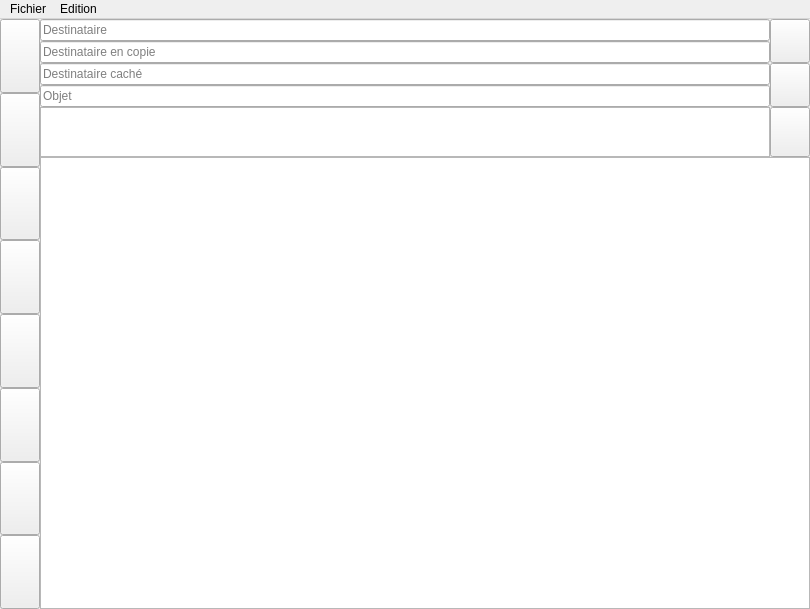
<?xml version="1.0" encoding="UTF-8"?>
<ui version="4.0">
 <class>WriteMail</class>
 <widget class="QMainWindow" name="WriteMail">
  <property name="geometry">
   <rect>
    <x>0</x>
    <y>0</y>
    <width>810</width>
    <height>609</height>
   </rect>
  </property>
  <property name="windowTitle">
   <string>MainWindow</string>
  </property>
  <widget class="QWidget" name="centralwidget">
   <layout class="QHBoxLayout" name="horizontalLayout_4">
    <property name="spacing">
     <number>0</number>
    </property>
    <property name="leftMargin">
     <number>0</number>
    </property>
    <property name="topMargin">
     <number>0</number>
    </property>
    <property name="rightMargin">
     <number>0</number>
    </property>
    <property name="bottomMargin">
     <number>0</number>
    </property>
    <item>
     <layout class="QHBoxLayout" name="horizontalLayout_3">
      <property name="spacing">
       <number>0</number>
      </property>
      <item>
       <layout class="QVBoxLayout" name="verticalLayout_3">
        <property name="spacing">
         <number>0</number>
        </property>
        <item>
         <widget class="QPushButton" name="closeButton">
          <property name="sizePolicy">
           <sizepolicy hsizetype="Maximum" vsizetype="Expanding">
            <horstretch>0</horstretch>
            <verstretch>0</verstretch>
           </sizepolicy>
          </property>
          <property name="maximumSize">
           <size>
            <width>50</width>
            <height>16777215</height>
           </size>
          </property>
          <property name="text">
           <string/>
          </property>
          <property name="icon">
           <iconset resource="../icons.qrc">
            <normaloff>:/icon/res/browser-close-2.png</normaloff>:/icon/res/browser-close-2.png</iconset>
          </property>
          <property name="iconSize">
           <size>
            <width>40</width>
            <height>40</height>
           </size>
          </property>
          <property name="shortcut">
           <string>Ctrl+Q</string>
          </property>
         </widget>
        </item>
        <item>
         <widget class="QPushButton" name="saveButton">
          <property name="sizePolicy">
           <sizepolicy hsizetype="Maximum" vsizetype="Expanding">
            <horstretch>0</horstretch>
            <verstretch>0</verstretch>
           </sizepolicy>
          </property>
          <property name="maximumSize">
           <size>
            <width>50</width>
            <height>16777215</height>
           </size>
          </property>
          <property name="palette">
           <palette>
            <active>
             <colorrole role="Text">
              <brush brushstyle="SolidPattern">
               <color alpha="255">
                <red>220</red>
                <green>224</green>
                <blue>227</blue>
               </color>
              </brush>
             </colorrole>
             <colorrole role="ButtonText">
              <brush brushstyle="SolidPattern">
               <color alpha="255">
                <red>220</red>
                <green>224</green>
                <blue>227</blue>
               </color>
              </brush>
             </colorrole>
            </active>
            <inactive>
             <colorrole role="Text">
              <brush brushstyle="SolidPattern">
               <color alpha="255">
                <red>220</red>
                <green>224</green>
                <blue>227</blue>
               </color>
              </brush>
             </colorrole>
             <colorrole role="ButtonText">
              <brush brushstyle="SolidPattern">
               <color alpha="255">
                <red>220</red>
                <green>224</green>
                <blue>227</blue>
               </color>
              </brush>
             </colorrole>
            </inactive>
            <disabled>
             <colorrole role="Text">
              <brush brushstyle="SolidPattern">
               <color alpha="255">
                <red>159</red>
                <green>158</green>
                <blue>158</blue>
               </color>
              </brush>
             </colorrole>
             <colorrole role="ButtonText">
              <brush brushstyle="SolidPattern">
               <color alpha="255">
                <red>159</red>
                <green>158</green>
                <blue>158</blue>
               </color>
              </brush>
             </colorrole>
            </disabled>
           </palette>
          </property>
          <property name="toolTip">
           <string>&lt;html&gt;&lt;head/&gt;&lt;body&gt;&lt;p&gt;Sauvegarder une copie du courrier&lt;/p&gt;&lt;/body&gt;&lt;/html&gt;</string>
          </property>
          <property name="text">
           <string/>
          </property>
          <property name="icon">
           <iconset resource="../icons.qrc">
            <normaloff>:/icon/res/stiffy.png</normaloff>:/icon/res/stiffy.png</iconset>
          </property>
          <property name="iconSize">
           <size>
            <width>40</width>
            <height>40</height>
           </size>
          </property>
          <property name="shortcut">
           <string>Ctrl+S</string>
          </property>
         </widget>
        </item>
        <item>
         <widget class="QPushButton" name="sendButton">
          <property name="sizePolicy">
           <sizepolicy hsizetype="Maximum" vsizetype="Expanding">
            <horstretch>0</horstretch>
            <verstretch>0</verstretch>
           </sizepolicy>
          </property>
          <property name="maximumSize">
           <size>
            <width>50</width>
            <height>16777215</height>
           </size>
          </property>
          <property name="palette">
           <palette>
            <active>
             <colorrole role="Text">
              <brush brushstyle="SolidPattern">
               <color alpha="255">
                <red>220</red>
                <green>224</green>
                <blue>227</blue>
               </color>
              </brush>
             </colorrole>
             <colorrole role="ButtonText">
              <brush brushstyle="SolidPattern">
               <color alpha="255">
                <red>220</red>
                <green>224</green>
                <blue>227</blue>
               </color>
              </brush>
             </colorrole>
            </active>
            <inactive>
             <colorrole role="Text">
              <brush brushstyle="SolidPattern">
               <color alpha="255">
                <red>220</red>
                <green>224</green>
                <blue>227</blue>
               </color>
              </brush>
             </colorrole>
             <colorrole role="ButtonText">
              <brush brushstyle="SolidPattern">
               <color alpha="255">
                <red>220</red>
                <green>224</green>
                <blue>227</blue>
               </color>
              </brush>
             </colorrole>
            </inactive>
            <disabled>
             <colorrole role="Text">
              <brush brushstyle="SolidPattern">
               <color alpha="255">
                <red>159</red>
                <green>158</green>
                <blue>158</blue>
               </color>
              </brush>
             </colorrole>
             <colorrole role="ButtonText">
              <brush brushstyle="SolidPattern">
               <color alpha="255">
                <red>159</red>
                <green>158</green>
                <blue>158</blue>
               </color>
              </brush>
             </colorrole>
            </disabled>
           </palette>
          </property>
          <property name="toolTip">
           <string>&lt;html&gt;&lt;head/&gt;&lt;body&gt;&lt;p&gt;Envoyer le courrier aux destinataires&lt;/p&gt;&lt;/body&gt;&lt;/html&gt;</string>
          </property>
          <property name="text">
           <string/>
          </property>
          <property name="icon">
           <iconset resource="../icons.qrc">
            <normaloff>:/icon/res/send.png</normaloff>:/icon/res/send.png</iconset>
          </property>
          <property name="iconSize">
           <size>
            <width>40</width>
            <height>40</height>
           </size>
          </property>
          <property name="shortcut">
           <string>Ctrl+Shift+S</string>
          </property>
         </widget>
        </item>
        <item>
         <widget class="QPushButton" name="replyButton">
          <property name="sizePolicy">
           <sizepolicy hsizetype="Maximum" vsizetype="Expanding">
            <horstretch>0</horstretch>
            <verstretch>0</verstretch>
           </sizepolicy>
          </property>
          <property name="maximumSize">
           <size>
            <width>50</width>
            <height>16777215</height>
           </size>
          </property>
          <property name="toolTip">
           <string>&lt;html&gt;&lt;head/&gt;&lt;body&gt;&lt;p&gt;Répondre à l'expéditeur du courrier&lt;/p&gt;&lt;/body&gt;&lt;/html&gt;</string>
          </property>
          <property name="text">
           <string/>
          </property>
          <property name="icon">
           <iconset resource="../icons.qrc">
            <normaloff>:/icon/res/reply.png</normaloff>:/icon/res/reply.png</iconset>
          </property>
          <property name="iconSize">
           <size>
            <width>40</width>
            <height>40</height>
           </size>
          </property>
          <property name="shortcut">
           <string>Ctrl+R</string>
          </property>
         </widget>
        </item>
        <item>
         <widget class="QPushButton" name="replyAllButton">
          <property name="sizePolicy">
           <sizepolicy hsizetype="Maximum" vsizetype="Expanding">
            <horstretch>0</horstretch>
            <verstretch>0</verstretch>
           </sizepolicy>
          </property>
          <property name="maximumSize">
           <size>
            <width>50</width>
            <height>16777215</height>
           </size>
          </property>
          <property name="toolTip">
           <string>&lt;html&gt;&lt;head/&gt;&lt;body&gt;&lt;p&gt;Répondre à l'expéditeur ainsi qu'à tous les destinataires en copie du courrier&lt;/p&gt;&lt;/body&gt;&lt;/html&gt;</string>
          </property>
          <property name="text">
           <string/>
          </property>
          <property name="icon">
           <iconset resource="../icons.qrc">
            <normaloff>:/icon/res/reply-all.png</normaloff>:/icon/res/reply-all.png</iconset>
          </property>
          <property name="iconSize">
           <size>
            <width>40</width>
            <height>40</height>
           </size>
          </property>
          <property name="shortcut">
           <string>Ctrl+Shift+R</string>
          </property>
         </widget>
        </item>
        <item>
         <widget class="QPushButton" name="transferButton">
          <property name="sizePolicy">
           <sizepolicy hsizetype="Maximum" vsizetype="Expanding">
            <horstretch>0</horstretch>
            <verstretch>0</verstretch>
           </sizepolicy>
          </property>
          <property name="maximumSize">
           <size>
            <width>50</width>
            <height>16777215</height>
           </size>
          </property>
          <property name="toolTip">
           <string>&lt;html&gt;&lt;head/&gt;&lt;body&gt;&lt;p&gt;Transmettre le courrier à quelqu'un d'autre que l'expéditeur&lt;/p&gt;&lt;/body&gt;&lt;/html&gt;</string>
          </property>
          <property name="text">
           <string/>
          </property>
          <property name="icon">
           <iconset resource="../icons.qrc">
            <normaloff>:/icon/res/transfer.png</normaloff>:/icon/res/transfer.png</iconset>
          </property>
          <property name="iconSize">
           <size>
            <width>40</width>
            <height>40</height>
           </size>
          </property>
          <property name="shortcut">
           <string>Ctrl+T</string>
          </property>
         </widget>
        </item>
        <item>
         <widget class="QPushButton" name="cancelButton">
          <property name="sizePolicy">
           <sizepolicy hsizetype="Maximum" vsizetype="Expanding">
            <horstretch>0</horstretch>
            <verstretch>0</verstretch>
           </sizepolicy>
          </property>
          <property name="maximumSize">
           <size>
            <width>50</width>
            <height>16777215</height>
           </size>
          </property>
          <property name="palette">
           <palette>
            <active>
             <colorrole role="Text">
              <brush brushstyle="SolidPattern">
               <color alpha="255">
                <red>220</red>
                <green>224</green>
                <blue>227</blue>
               </color>
              </brush>
             </colorrole>
             <colorrole role="ButtonText">
              <brush brushstyle="SolidPattern">
               <color alpha="255">
                <red>220</red>
                <green>224</green>
                <blue>227</blue>
               </color>
              </brush>
             </colorrole>
            </active>
            <inactive>
             <colorrole role="Text">
              <brush brushstyle="SolidPattern">
               <color alpha="255">
                <red>220</red>
                <green>224</green>
                <blue>227</blue>
               </color>
              </brush>
             </colorrole>
             <colorrole role="ButtonText">
              <brush brushstyle="SolidPattern">
               <color alpha="255">
                <red>220</red>
                <green>224</green>
                <blue>227</blue>
               </color>
              </brush>
             </colorrole>
            </inactive>
            <disabled>
             <colorrole role="Text">
              <brush brushstyle="SolidPattern">
               <color alpha="255">
                <red>159</red>
                <green>158</green>
                <blue>158</blue>
               </color>
              </brush>
             </colorrole>
             <colorrole role="ButtonText">
              <brush brushstyle="SolidPattern">
               <color alpha="255">
                <red>159</red>
                <green>158</green>
                <blue>158</blue>
               </color>
              </brush>
             </colorrole>
            </disabled>
           </palette>
          </property>
          <property name="toolTip">
           <string>&lt;html&gt;&lt;head/&gt;&lt;body&gt;&lt;p&gt;Annuler les modifications et revenir à la boite&lt;/p&gt;&lt;/body&gt;&lt;/html&gt;</string>
          </property>
          <property name="text">
           <string/>
          </property>
          <property name="icon">
           <iconset resource="../icons.qrc">
            <normaloff>:/icon/res/delete.png</normaloff>:/icon/res/delete.png</iconset>
          </property>
          <property name="iconSize">
           <size>
            <width>40</width>
            <height>40</height>
           </size>
          </property>
          <property name="shortcut">
           <string>Esc</string>
          </property>
         </widget>
        </item>
        <item>
         <widget class="QPushButton" name="deleteButton">
          <property name="sizePolicy">
           <sizepolicy hsizetype="Maximum" vsizetype="Expanding">
            <horstretch>0</horstretch>
            <verstretch>0</verstretch>
           </sizepolicy>
          </property>
          <property name="maximumSize">
           <size>
            <width>50</width>
            <height>16777215</height>
           </size>
          </property>
          <property name="toolTip">
           <string>&lt;html&gt;&lt;head/&gt;&lt;body&gt;&lt;p&gt;Supprimer le courrier&lt;/p&gt;&lt;/body&gt;&lt;/html&gt;</string>
          </property>
          <property name="text">
           <string/>
          </property>
          <property name="icon">
           <iconset resource="../icons.qrc">
            <normaloff>:/icon/res/bin-3.png</normaloff>:/icon/res/bin-3.png</iconset>
          </property>
          <property name="iconSize">
           <size>
            <width>40</width>
            <height>40</height>
           </size>
          </property>
          <property name="shortcut">
           <string>Ctrl+D</string>
          </property>
         </widget>
        </item>
       </layout>
      </item>
      <item>
       <layout class="QVBoxLayout" name="verticalLayout_5">
        <property name="spacing">
         <number>0</number>
        </property>
        <item>
         <layout class="QVBoxLayout" name="verticalLayout_4">
          <property name="spacing">
           <number>0</number>
          </property>
          <item>
           <layout class="QHBoxLayout" name="horizontalLayout">
            <property name="spacing">
             <number>0</number>
            </property>
            <item>
             <layout class="QVBoxLayout" name="verticalLayout">
              <property name="spacing">
               <number>0</number>
              </property>
              <item>
               <widget class="QLineEdit" name="to">
                <property name="sizePolicy">
                 <sizepolicy hsizetype="Expanding" vsizetype="Maximum">
                  <horstretch>0</horstretch>
                  <verstretch>0</verstretch>
                 </sizepolicy>
                </property>
                <property name="maximumSize">
                 <size>
                  <width>16777215</width>
                  <height>25</height>
                 </size>
                </property>
                <property name="placeholderText">
                 <string>Destinataire</string>
                </property>
               </widget>
              </item>
              <item>
               <widget class="QLineEdit" name="cc">
                <property name="sizePolicy">
                 <sizepolicy hsizetype="Expanding" vsizetype="Maximum">
                  <horstretch>0</horstretch>
                  <verstretch>0</verstretch>
                 </sizepolicy>
                </property>
                <property name="maximumSize">
                 <size>
                  <width>16777215</width>
                  <height>25</height>
                 </size>
                </property>
                <property name="placeholderText">
                 <string>Destinataire en copie</string>
                </property>
               </widget>
              </item>
              <item>
               <widget class="QLineEdit" name="bcc">
                <property name="sizePolicy">
                 <sizepolicy hsizetype="Expanding" vsizetype="Maximum">
                  <horstretch>0</horstretch>
                  <verstretch>0</verstretch>
                 </sizepolicy>
                </property>
                <property name="maximumSize">
                 <size>
                  <width>16777215</width>
                  <height>25</height>
                 </size>
                </property>
                <property name="placeholderText">
                 <string>Destinataire caché</string>
                </property>
               </widget>
              </item>
              <item>
               <widget class="QLineEdit" name="title">
                <property name="sizePolicy">
                 <sizepolicy hsizetype="Expanding" vsizetype="Maximum">
                  <horstretch>0</horstretch>
                  <verstretch>0</verstretch>
                 </sizepolicy>
                </property>
                <property name="maximumSize">
                 <size>
                  <width>16777215</width>
                  <height>25</height>
                 </size>
                </property>
                <property name="placeholderText">
                 <string>Objet</string>
                </property>
               </widget>
              </item>
             </layout>
            </item>
            <item>
             <layout class="QVBoxLayout" name="verticalLayout_2">
              <property name="spacing">
               <number>0</number>
              </property>
              <item>
               <widget class="QPushButton" name="addressBookButton">
                <property name="sizePolicy">
                 <sizepolicy hsizetype="Maximum" vsizetype="Maximum">
                  <horstretch>0</horstretch>
                  <verstretch>0</verstretch>
                 </sizepolicy>
                </property>
                <property name="maximumSize">
                 <size>
                  <width>50</width>
                  <height>50</height>
                 </size>
                </property>
                <property name="toolTip">
                 <string>&lt;html&gt;&lt;head/&gt;&lt;body&gt;&lt;p&gt;Ouvre le carnet d'adresses&lt;/p&gt;&lt;/body&gt;&lt;/html&gt;</string>
                </property>
                <property name="text">
                 <string/>
                </property>
                <property name="icon">
                 <iconset resource="../icons.qrc">
                  <normaloff>:/icon/res/address-book-2.png</normaloff>:/icon/res/address-book-2.png</iconset>
                </property>
                <property name="iconSize">
                 <size>
                  <width>35</width>
                  <height>35</height>
                 </size>
                </property>
               </widget>
              </item>
              <item>
               <widget class="QPushButton" name="attachButton">
                <property name="sizePolicy">
                 <sizepolicy hsizetype="Maximum" vsizetype="Maximum">
                  <horstretch>0</horstretch>
                  <verstretch>0</verstretch>
                 </sizepolicy>
                </property>
                <property name="maximumSize">
                 <size>
                  <width>50</width>
                  <height>50</height>
                 </size>
                </property>
                <property name="toolTip">
                 <string>&lt;html&gt;&lt;head/&gt;&lt;body&gt;&lt;p&gt;Attacher un fichier au courrier à expédier&lt;/p&gt;&lt;/body&gt;&lt;/html&gt;</string>
                </property>
                <property name="text">
                 <string/>
                </property>
                <property name="icon">
                 <iconset resource="../icons.qrc">
                  <normaloff>:/icon/res/document-add.png</normaloff>:/icon/res/document-add.png</iconset>
                </property>
                <property name="iconSize">
                 <size>
                  <width>35</width>
                  <height>35</height>
                 </size>
                </property>
               </widget>
              </item>
             </layout>
            </item>
           </layout>
          </item>
          <item>
           <layout class="QHBoxLayout" name="horizontalLayout_2">
            <property name="spacing">
             <number>0</number>
            </property>
            <item>
             <widget class="QListWidget" name="attachedFiles">
              <property name="sizePolicy">
               <sizepolicy hsizetype="Expanding" vsizetype="Minimum">
                <horstretch>0</horstretch>
                <verstretch>0</verstretch>
               </sizepolicy>
              </property>
              <property name="minimumSize">
               <size>
                <width>0</width>
                <height>50</height>
               </size>
              </property>
              <property name="maximumSize">
               <size>
                <width>16777215</width>
                <height>100</height>
               </size>
              </property>
              <property name="sizeIncrement">
               <size>
                <width>0</width>
                <height>25</height>
               </size>
              </property>
             </widget>
            </item>
            <item>
             <widget class="QPushButton" name="deleteFile">
              <property name="sizePolicy">
               <sizepolicy hsizetype="Maximum" vsizetype="Maximum">
                <horstretch>0</horstretch>
                <verstretch>0</verstretch>
               </sizepolicy>
              </property>
              <property name="maximumSize">
               <size>
                <width>50</width>
                <height>50</height>
               </size>
              </property>
              <property name="text">
               <string/>
              </property>
              <property name="icon">
               <iconset resource="../icons.qrc">
                <normaloff>:/icon/res/document-remove.png</normaloff>:/icon/res/document-remove.png</iconset>
              </property>
              <property name="iconSize">
               <size>
                <width>35</width>
                <height>35</height>
               </size>
              </property>
             </widget>
            </item>
           </layout>
          </item>
         </layout>
        </item>
        <item>
         <widget class="QTextEdit" name="message">
          <property name="sizePolicy">
           <sizepolicy hsizetype="Expanding" vsizetype="Expanding">
            <horstretch>0</horstretch>
            <verstretch>1</verstretch>
           </sizepolicy>
          </property>
         </widget>
        </item>
       </layout>
      </item>
     </layout>
    </item>
   </layout>
  </widget>
  <widget class="QMenuBar" name="menubar">
   <property name="geometry">
    <rect>
     <x>0</x>
     <y>0</y>
     <width>810</width>
     <height>25</height>
    </rect>
   </property>
   <widget class="QMenu" name="menuFichier">
    <property name="title">
     <string>Fichier</string>
    </property>
    <addaction name="actionR_pondre"/>
    <addaction name="actionR_pondre_tous"/>
    <addaction name="actionTransf_rer"/>
    <addaction name="actionEnvoyer"/>
    <addaction name="separator"/>
    <addaction name="actionAttacher_des_pi_ces_jointes"/>
    <addaction name="actionDeleteAddedFile"/>
    <addaction name="separator"/>
    <addaction name="actionFermer"/>
   </widget>
   <widget class="QMenu" name="menuEdition">
    <property name="title">
     <string>Edition</string>
    </property>
    <addaction name="actionCopier"/>
    <addaction name="actionCouper"/>
    <addaction name="actionColler"/>
    <addaction name="actionSupprimer"/>
   </widget>
   <addaction name="menuFichier"/>
   <addaction name="menuEdition"/>
  </widget>
  <action name="actionCopier">
   <property name="text">
    <string>Copier</string>
   </property>
  </action>
  <action name="actionColler">
   <property name="text">
    <string>Coller</string>
   </property>
  </action>
  <action name="actionCouper">
   <property name="text">
    <string>Couper</string>
   </property>
  </action>
  <action name="actionSupprimer">
   <property name="text">
    <string>Supprimer</string>
   </property>
  </action>
  <action name="actionSend">
   <property name="text">
    <string>send</string>
   </property>
  </action>
  <action name="actionReply">
   <property name="text">
    <string>reply</string>
   </property>
  </action>
  <action name="actionReplyAll">
   <property name="text">
    <string>replyAll</string>
   </property>
  </action>
  <action name="actionTransfer">
   <property name="text">
    <string>transfer</string>
   </property>
  </action>
  <action name="actionDelete">
   <property name="text">
    <string>delete</string>
   </property>
  </action>
  <action name="actionCancel">
   <property name="text">
    <string>cancel</string>
   </property>
  </action>
  <action name="actionSave">
   <property name="text">
    <string>save</string>
   </property>
  </action>
  <action name="actionClose">
   <property name="text">
    <string>close</string>
   </property>
  </action>
  <action name="actionAttach">
   <property name="text">
    <string>attach</string>
   </property>
  </action>
  <action name="actionEnvoyer">
   <property name="text">
    <string>Envoyer</string>
   </property>
   <property name="font">
    <font>
     <weight>75</weight>
     <bold>true</bold>
    </font>
   </property>
   <property name="shortcut">
    <string>Ctrl+E</string>
   </property>
  </action>
  <action name="actionR_pondre">
   <property name="text">
    <string>Répondre</string>
   </property>
   <property name="font">
    <font>
     <weight>75</weight>
     <bold>true</bold>
    </font>
   </property>
   <property name="shortcut">
    <string>Ctrl+R</string>
   </property>
  </action>
  <action name="actionR_pondre_tous">
   <property name="text">
    <string>Répondre à tous</string>
   </property>
   <property name="font">
    <font>
     <weight>75</weight>
     <bold>true</bold>
    </font>
   </property>
   <property name="shortcut">
    <string>Ctrl+Shift+R</string>
   </property>
  </action>
  <action name="actionTransf_rer">
   <property name="text">
    <string>Transférer</string>
   </property>
   <property name="font">
    <font>
     <weight>75</weight>
     <bold>true</bold>
    </font>
   </property>
   <property name="shortcut">
    <string>Ctrl+T</string>
   </property>
  </action>
  <action name="actionAttacher_des_pi_ces_jointes">
   <property name="text">
    <string>Attacher des pièces jointes</string>
   </property>
   <property name="font">
    <font>
     <weight>75</weight>
     <bold>true</bold>
    </font>
   </property>
   <property name="shortcut">
    <string>Ctrl+A</string>
   </property>
  </action>
  <action name="actionFermer">
   <property name="text">
    <string>Fermer</string>
   </property>
  </action>
  <action name="actionDeleteAddedFile">
   <property name="text">
    <string>Supprimer la pièce jointe</string>
   </property>
   <property name="font">
    <font>
     <weight>75</weight>
     <bold>true</bold>
    </font>
   </property>
  </action>
 </widget>
 <resources>
  <include location="../icons.qrc"/>
 </resources>
 <connections/>
</ui>
